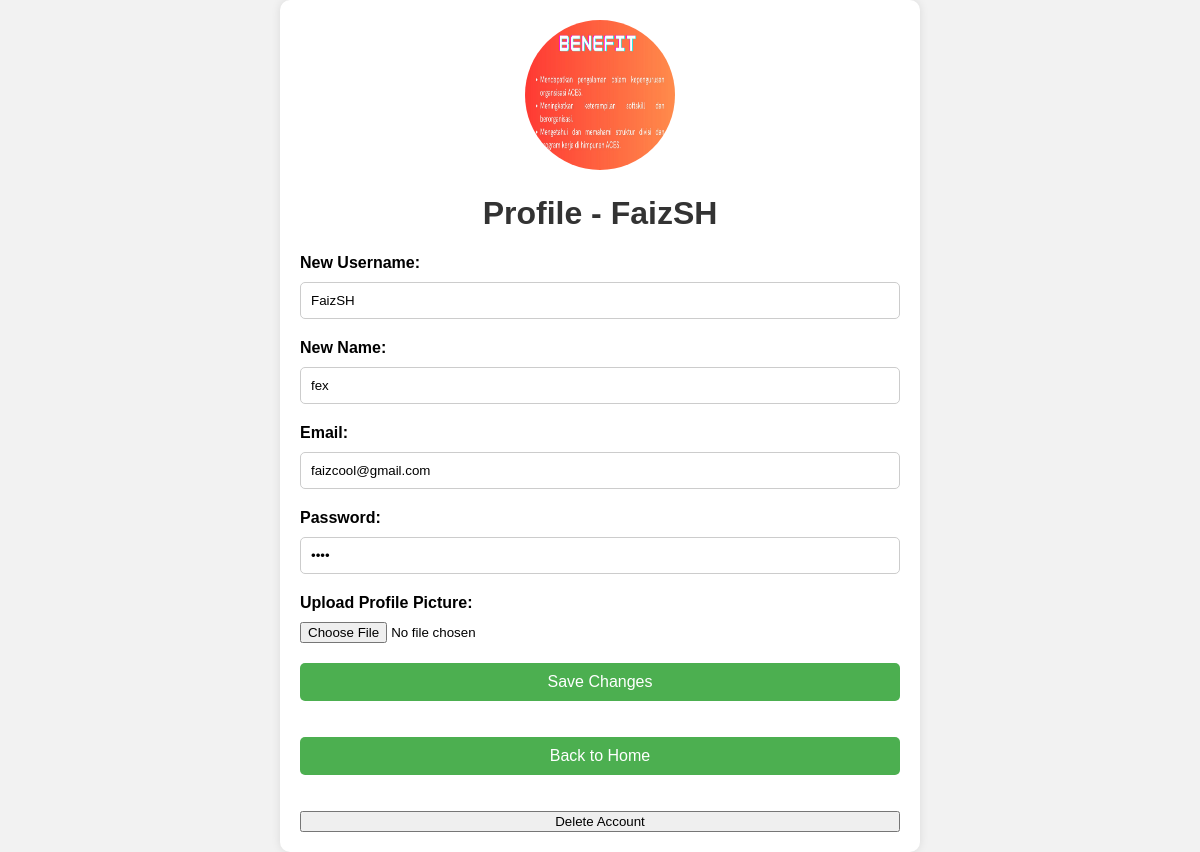
The app's page /profile.php (signed in) with its own data.
### tables this page shows
CREATE TABLE `users` (
  `user_id` int(11) NOT NULL,
  `username` varchar(50) DEFAULT NULL,
  `email` varchar(100) DEFAULT NULL,
  `password` varchar(255) DEFAULT NULL,
  `photo_path` varchar(255) DEFAULT NULL,
  `role` enum('admin','nasabah') DEFAULT NULL,
  `name` varchar(100) DEFAULT NULL,
  `address` varchar(255) DEFAULT NULL,
  `gender` enum('male','female') DEFAULT NULL,
  `birthdate` date DEFAULT NULL,
  `registration_date` datetime DEFAULT current_timestamp(),
  `verified` tinyint(1) DEFAULT 0
);

### profile.php (the view, shortened to what this page needs)
<?php
$dsn = "mysql:host=localhost;dbname=admin & nasabah bank";
$kunci = new PDO($dsn, "root", "");
$email = $_SESSION['email'];
$sql = "SELECT * FROM users WHERE email = ?";
$stmt = $kunci->prepare($sql);
$stmt->execute([$email]);
if ($stmt->rowCount() > 0) {
    $row = $stmt->fetch(PDO::FETCH_ASSOC);
    $username = $row["username"];
    $name = $row["name"];
    $email = $row["email"];
    $password = $row["password"];
} else {
    $error = "Informasi pengguna tidak ditemukan.";
}
?>
<!DOCTYPE html>
<html lang="en">
<head>
</head>
<body>
    <div class="container">
        <header class="header">
            <?php if (!empty($row['photo_path'])) { ?>
                <img src="<?php echo $row['photo_path']; ?>" alt="Profile Picture" style="width: 150px; height: 150px; border-radius: 50%;">
            <?php } ?>
            <h1>Profile - <?php echo $username; ?></h1>
        </header>
        <form method="POST" enctype="multipart/form-data">
            <label for="new_username">New Username:</label>
            <input type="text" id="new_username" name="new_username" value="<?php echo $username; ?>" required>
            <label for="new_name">New Name:</label>
            <input type="text" id="new_name" name="new_name" value="<?php echo $name; ?>" required>
            <label for="email">Email:</label>
            <input type="email" id="email" name="email" value="<?php echo $email; ?>" required>
            <label for="password">Password:</label>
            <input type="password" id="password" name="password" value="<?php echo $password; ?>" required>
            <label for="profile_pic">Upload Profile Picture:</label>
            <input type="file" id="profile_pic" name="profile_pic">
            <button type="submit">Save Changes</button>
        </form><br> </br>
        <form action="home.php" method="GET">
            <button type="submit">Back to Home</button>
        </form><br> </br>
        <form action="profile.php" method="POST">
            <input type="submit" name="delete" value="Delete Account" onclick="return confirm('Are you sure you want to delete your account?');" action="index.php">
        </form>
    </div>
</body>
</html>

### profile.php (style rules this page uses)
body { font-family: Arial, sans-serif; margin: 0; padding: 0; background-color: #f2f2f2; }
.container { max-width: 600px; margin: 0 auto; padding: 20px; background-color: #fff; box-shadow: 0 0 10px rgba(0, 0, 0, 0.1); border-radius: 10px; }
.header { text-align: center; margin-bottom: 20px; }
h1 { color: #333; }
form { display: flex; flex-direction: column; }
label { margin-bottom: 10px; font-weight: bold; }
input[type="text"], input[type="email"], input[type="password"] { padding: 10px; margin-bottom: 20px; border-radius: 5px; border: 1px solid #ccc; }
input[type="file"] { margin-bottom: 20px; }
button[type="submit"] { background-color: #4CAF50; border: none; color: white; padding: 10px 20px; text-align: center; text-decoration: none; display: inline-block; font-size: 16px; cursor: pointer; border-radius: 5px; transition: background-color 0.3s ease; }

### records on screen
users: photo_path (picture), username "FaizSH", new_username "FaizSH", new_name "fex", email "faizcool@gmail.com"
